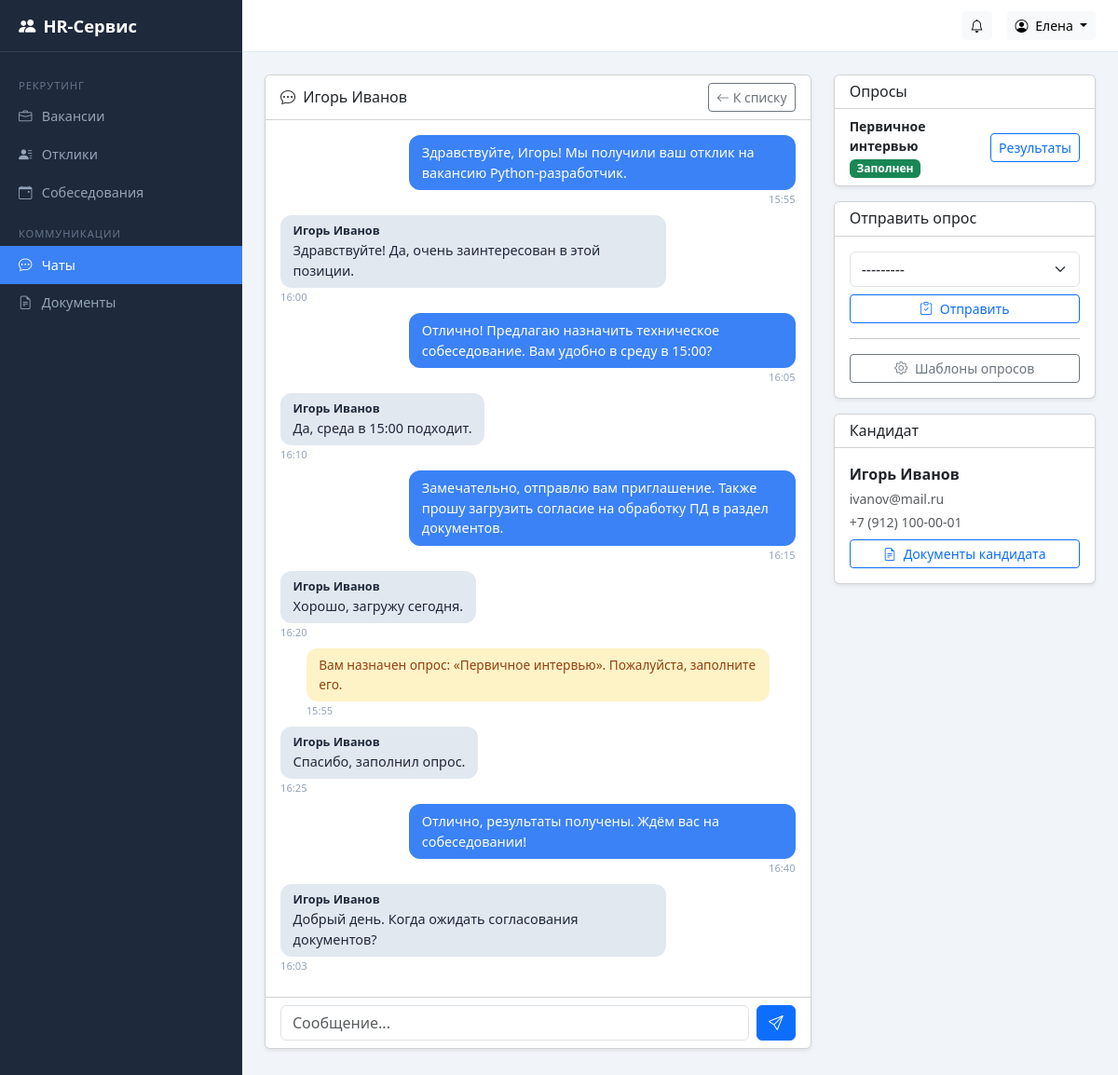
Screenshot of /chat/1/ (signed in) with the database file from the repository.
### accounts/models.py (models this page shows, shortened)
class User(AbstractUser):
    class Role(models.TextChoices):
        CANDIDATE = "candidate", "Кандидат"
        HR = "hr", "HR-специалист"
        DIRECTOR = "director", "Руководитель"
        ADMIN = "admin", "Администратор"
    role = models.CharField(
        "Роль", max_length=20, choices=Role.choices, default=Role.CANDIDATE
    )
    patronymic = models.CharField("Отчество", max_length=150, blank=True)
    phone = models.CharField("Телефон", max_length=20, blank=True)
    class Meta:
        verbose_name = "Пользователь"
        verbose_name_plural = "Пользователи"
    def __str__(self):
        return self.get_full_name() or self.username
    @property
    def is_candidate(self):
        return self.role == self.Role.CANDIDATE
    @property
    def is_admin_role(self):
        return self.role == self.Role.ADMIN
    @property
    def can_manage(self):
        return self.role in (self.Role.HR, self.Role.DIRECTOR, self.Role.ADMIN)
    @property
    def can_view_analytics(self):
        return self.role in (self.Role.DIRECTOR, self.Role.ADMIN)

### chat/models.py (models this page shows, shortened)
class ChatRoom(models.Model):
    candidate = models.ForeignKey(
        settings.AUTH_USER_MODEL,
        on_delete=models.CASCADE,
        related_name="candidate_chats",
        verbose_name="Кандидат",
    )
    recruiter = models.ForeignKey(
        settings.AUTH_USER_MODEL,
        on_delete=models.CASCADE,
        related_name="recruiter_chats",
        verbose_name="Рекрутер",
    )
    created_at = models.DateTimeField("Создан", auto_now_add=True)
    class Meta:
        verbose_name = "Чат"
        verbose_name_plural = "Чаты"
        unique_together = ("candidate", "recruiter")

class Message(models.Model):
    room = models.ForeignKey(
        ChatRoom, on_delete=models.CASCADE, related_name="messages", verbose_name="Чат"
    )
    sender = models.ForeignKey(
        settings.AUTH_USER_MODEL,
        on_delete=models.SET_NULL,
        null=True,
        blank=True,
        verbose_name="Отправитель",
    )
    text = models.TextField("Текст")
    created_at = models.DateTimeField("Отправлено", auto_now_add=True)
    is_system = models.BooleanField("Системное", default=False)
    class Meta:
        verbose_name = "Сообщение"
        verbose_name_plural = "Сообщения"
        ordering = ["created_at"]

class Survey(models.Model):
    class Status(models.TextChoices):
        PENDING = "pending", "Ожидает"
        IN_PROGRESS = "in_progress", "В процессе"
        COMPLETED = "completed", "Завершён"
    template = models.ForeignKey(
        SurveyTemplate, on_delete=models.CASCADE, verbose_name="Шаблон"
    )
    chat_room = models.ForeignKey(
        ChatRoom,
        on_delete=models.SET_NULL,
        null=True,
        blank=True,
        verbose_name="Чат",
    )
    candidate = models.ForeignKey(
        settings.AUTH_USER_MODEL,
        on_delete=models.CASCADE,
        verbose_name="Кандидат",
    )
    status = models.CharField(
        "Статус", max_length=20, choices=Status.choices, default=Status.PENDING
    )
    started_at = models.DateTimeField("Начат", auto_now_add=True)
    completed_at = models.DateTimeField("Завершён", null=True, blank=True)
    class Meta:
        verbose_name = "Опрос"
        verbose_name_plural = "Опросы"

class SurveyTemplate(models.Model):
    title = models.CharField("Название", max_length=255)
    created_by = models.ForeignKey(
        settings.AUTH_USER_MODEL,
        on_delete=models.SET_NULL,
        null=True,
        verbose_name="Автор",
    )
    created_at = models.DateTimeField("Создан", auto_now_add=True)
    class Meta:
        verbose_name = "Шаблон опроса"
        verbose_name_plural = "Шаблоны опросов"
    def __str__(self):
        return self.title

### chat/views.py (the view)
# urls.py: path("<int:pk>/", views.room_detail, name="room_detail"),
@login_required
def room_detail(request, pk):
    room = get_object_or_404(ChatRoom, pk=pk)
    user = request.user
    if user.is_candidate and room.candidate != user:
        raise PermissionDenied
    if user.can_manage and room.recruiter != user:
        raise PermissionDenied
    send_survey_form = None
    if user.can_manage:
        send_survey_form = SendSurveyForm()
    room_messages = room.messages.select_related("sender").all()
    surveys = Survey.objects.filter(chat_room=room).select_related("template")
    return render(request, "chat/room.html", {
        "room": room,
        "room_messages": room_messages,
        "send_survey_form": send_survey_form,
        "surveys": surveys,
    })

### chat/forms.py
class SendSurveyForm(forms.Form):
    template = forms.ModelChoiceField(
        queryset=SurveyTemplate.objects.all(),
        label="Шаблон опроса",
        widget=forms.Select(attrs={"class": "form-select"}),
    )

### templates/chat/room.html (shortened to what this page needs)
{% extends "base.html" %}
{% block content %}
<div class="row g-4">
  <div class="col-lg-8">
    <div class="card shadow-sm">
      <div class="card-header bg-white d-flex justify-content-between align-items-center">
        <h6 class="mb-0">
          <i class="bi bi-chat-dots me-1"></i>
          {% if user.is_candidate %}{{ room.recruiter }}{% else %}{{ room.candidate }}{% endif %}
        </h6>
        <a href="{% url 'chat:room_list' %}" class="btn btn-sm btn-outline-secondary">
          <i class="bi bi-arrow-left"></i> К списку
        </a>
      </div>
      <div class="card-body p-3">
        <div class="chat-container" id="chatContainer">
          {% for msg in room_messages %}
            <div class="chat-message {% if msg.is_system %}system-msg{% elif msg.sender_id == user.id %}mine{% else %}theirs{% endif %}"
                 data-msg-id="{{ msg.id }}">
              <div class="chat-bubble">
                {% if not msg.is_system and msg.sender_id != user.id %}
                  <div class="fw-bold small">{{ msg.sender }}</div>
                {% endif %}
                {{ msg.text }}
              </div>
              <div class="chat-time {% if msg.sender_id == user.id %}text-end{% endif %}">
                {{ msg.created_at|date:"H:i" }}
              </div>
            </div>
          {% endfor %}
        </div>
      </div>
      <div class="card-footer bg-white">
        <form id="sendForm" class="d-flex gap-2">
          <input type="text" id="msgInput" class="form-control" placeholder="Сообщение..." autocomplete="off">
          <button type="submit" class="btn btn-primary"><i class="bi bi-send"></i></button>
        </form>
      </div>
    </div>
  </div>
  <div class="col-lg-4">
    {% if surveys %}
      <div class="card shadow-sm mb-3">
        <div class="card-header bg-white"><h6 class="mb-0">Опросы</h6></div>
        <div class="list-group list-group-flush">
          {% for s in surveys %}
            <div class="list-group-item d-flex justify-content-between align-items-center">
              <div>
                <div class="fw-bold small">{{ s.template.title }}</div>
                {% if s.status == "completed" %}
                  <span class="badge bg-success">Заполнен</span>
                {% elif s.status == "pending" or s.status == "in_progress" %}
                  <span class="badge bg-warning text-dark">Ожидает</span>
                {% endif %}
              </div>
              {% if s.status == "completed" %}
                <a href="{% url 'chat:survey_results' s.pk %}" class="btn btn-sm btn-outline-primary">Результаты</a>
              {% elif user.is_candidate %}
                <a href="{% url 'chat:survey_fill' s.pk %}" class="btn btn-sm btn-primary">Заполнить</a>
              {% endif %}
            </div>
          {% endfor %}
        </div>
      </div>
    {% endif %}
    {% if send_survey_form %}
      <div class="card shadow-sm mb-3">
        <div class="card-header bg-white"><h6 class="mb-0">Отправить опрос</h6></div>
        <div class="card-body">
          <form method="post" action="{% url 'chat:send_survey' room.pk %}">
            <div class="mb-2">{{ send_survey_form.template }}</div>
            <button type="submit" class="btn btn-outline-primary btn-sm w-100">
              <i class="bi bi-clipboard-check me-1"></i> Отправить
            </button>
          </form>
          <hr>
          <a href="{% url 'chat:survey_template_list' %}" class="btn btn-outline-secondary btn-sm w-100">
            <i class="bi bi-gear me-1"></i> Шаблоны опросов
          </a>
        </div>
      </div>
      <div class="card shadow-sm">
        <div class="card-header bg-white"><h6 class="mb-0">Кандидат</h6></div>
        <div class="card-body">
          <p class="mb-1"><strong>{{ room.candidate.get_full_name|default:room.candidate.username }}</strong></p>
          {% if room.candidate.email %}<p class="mb-1 small text-muted">{{ room.candidate.email }}</p>{% endif %}
          {% if room.candidate.phone %}<p class="mb-0 small text-muted">{{ room.candidate.phone }}</p>{% endif %}
          <a href="{% url 'documents:document_list' %}?candidate={{ room.candidate.pk }}" class="btn btn-outline-primary btn-sm mt-2 w-100">
            <i class="bi bi-file-earmark-text me-1"></i> Документы кандидата
          </a>
        </div>
      </div>
    {% endif %}
  </div>
</div>
{% endblock %}

### templates/base.html (shortened to what this page needs)
<!DOCTYPE html>
<html lang="ru">
<head>
  <link href="https://cdn.jsdelivr.net/npm/bootstrap@5.3.3/dist/css/bootstrap.min.css" rel="stylesheet">
  <link href="https://cdn.jsdelivr.net/npm/bootstrap-icons@1.11.3/font/bootstrap-icons.min.css" rel="stylesheet">
</head>
<body>
{% if user.is_authenticated %}
  <nav class="sidebar" id="sidebar">
    <div class="sidebar-brand">
      <i class="bi bi-people-fill me-2"></i> HR-Сервис
    </div>
    <div class="sidebar-nav">
      {% if user.can_manage %}
        <div class="nav-section">Рекрутинг</div>
        <a class="nav-link {% if request.resolver_match.app_name == 'vacancies' and 'application' not in request.resolver_match.url_name|default:'' and 'interview' not in request.resolver_match.url_name|default:'' %}active{% endif %}"
           href="{% url 'vacancies:vacancy_list' %}">
          <i class="bi bi-briefcase"></i> Вакансии
        </a>
        <a class="nav-link {% if request.resolver_match.url_name == 'application_list' %}active{% endif %}"
           href="{% url 'vacancies:application_list' %}">
          <i class="bi bi-person-lines-fill"></i> Отклики
        </a>
        <a class="nav-link {% if 'interview' in request.resolver_match.url_name|default:'' %}active{% endif %}"
           href="{% url 'vacancies:interview_list' %}">
          <i class="bi bi-calendar-event"></i> Собеседования
        </a>
        <div class="nav-section">Коммуникации</div>
        <a class="nav-link {% if request.resolver_match.app_name == 'chat' %}active{% endif %}"
           href="{% url 'chat:room_list' %}">
          <i class="bi bi-chat-dots"></i> Чаты
        </a>
        <a class="nav-link {% if request.resolver_match.app_name == 'documents' %}active{% endif %}"
           href="{% url 'documents:document_list' %}">
          <i class="bi bi-file-earmark-text"></i> Документы
        </a>
      {% endif %}
    </div>
  </nav>
  <div class="topbar">
    <div class="ms-auto d-flex align-items-center gap-3">
      {% if user.can_manage or user.is_candidate %}
      <a href="{% url 'vacancies:notification_list' %}" class="btn btn-light btn-sm position-relative">
        <i class="bi bi-bell"></i>
      </a>
      {% endif %}
      <div class="dropdown">
        <button class="btn btn-light btn-sm dropdown-toggle" data-bs-toggle="dropdown">
          <i class="bi bi-person-circle me-1"></i> {{ user.get_short_name|default:user.username }}
        </button>
      </div>
    </div>
  </div>
  <main class="main-content">
    {% block content %}{% endblock %}
  </main>
{% else %}
  {% block anonymous_content %}{% endblock %}
{% endif %}
</body>
</html>

### templates/base.html (style rules this page uses)
:root { --sidebar-width: 260px; --sidebar-bg: #1e293b; --sidebar-hover: #334155; --sidebar-active: #3b82f6; --topbar-height: 56px; }
body { background: #f1f5f9; }
.sidebar { position: fixed; top: 0; left: 0; bottom: 0; width: var(--sidebar-width); background: var(--sidebar-bg); color: #cbd5e1; overflow-y: auto; z-index: 1030; transition: transform .2s; }
.sidebar-brand { height: var(--topbar-height); display: flex; align-items: center; padding: 0 1.25rem; font-size: 1.15rem; font-weight: 600; color: #fff; border-bottom: 1px solid #334155; }
.sidebar-nav { padding: .75rem 0; }
.sidebar-nav .nav-link { color: #94a3b8; padding: .6rem 1.25rem; display: flex; align-items: center; gap: .65rem; font-size: .9rem; border-radius: 0; transition: background .15s, color .15s; }
.sidebar-nav .nav-link.active { background: var(--sidebar-active); color: #fff; }
.sidebar-nav .nav-section { padding: .5rem 1.25rem .25rem; font-size: .7rem; text-transform: uppercase; letter-spacing: .08em; color: #64748b; margin-top: .5rem; }
.topbar { position: fixed; top: 0; left: var(--sidebar-width); right: 0; height: var(--topbar-height); background: #fff; border-bottom: 1px solid #e2e8f0; display: flex; align-items: center; padding: 0 1.5rem; z-index: 1020; }
.main-content { margin-left: var(--sidebar-width); margin-top: var(--topbar-height); padding: 1.5rem; min-height: calc(100vh - var(--topbar-height)); }

### templates/chat/room.html (style rules this page uses)
.chat-container { height: calc(100vh - 260px); overflow-y: auto; display: flex; flex-direction: column; }
.chat-message { max-width: 75%; margin-bottom: .5rem; }
.chat-message.mine { align-self: flex-end; }
.chat-message.theirs { align-self: flex-start; }
.chat-message.system-msg { align-self: center; max-width: 90%; }
.chat-bubble { padding: .5rem .85rem; border-radius: .75rem; font-size: .9rem; word-break: break-word; }
.mine .chat-bubble { background: #3b82f6; color: #fff; }
.theirs .chat-bubble { background: #e2e8f0; color: #1e293b; }
.system-msg .chat-bubble { background: #fef3c7; color: #92400e; font-size: .85rem; }
.chat-time { font-size: .7rem; color: #94a3b8; margin-top: 2px; }

### rows the page displays
User: get_short_name "Елена"
ChatRoom: candidate "Игорь Иванов", candidate.get_full_name "Игорь Иванов", candidate.email "ivanov@mail.ru", candidate.phone "+7 (912) 100-00-01"
Message: text "Здравствуйте, Игорь! Мы получили ваш отклик на вакансию Python-разработчик.", created_at "15:55"
Message: sender "Игорь Иванов", text "Здравствуйте! Да, очень заинтересован в этой позиции.", created_at "16:00"
Message: text "Отлично! Предлагаю назначить техническое собеседование. Вам удобно в среду в 15:00?", created_at "16:05"
Message: sender "Игорь Иванов", text "Да, среда в 15:00 подходит.", created_at "16:10"
Message: text "Замечательно, отправлю вам приглашение. Также прошу загрузить согласие на обработку ПД в раздел документов.", created_at "16:15"
Message: sender "Игорь Иванов", text "Хорошо, загружу сегодня.", created_at "16:20"
Message: text "Вам назначен опрос: «Первичное интервью». Пожалуйста, заполните его.", created_at "15:55"
Message: sender "Игорь Иванов", text "Спасибо, заполнил опрос.", created_at "16:25"
Message: text "Отлично, результаты получены. Ждём вас на собеседовании!", created_at "16:40"
Message: sender "Игорь Иванов", text "Добрый день. Когда ожидать согласования документов?", created_at "16:03"
Survey: template "Первичное интервью", status "Заполнен"
